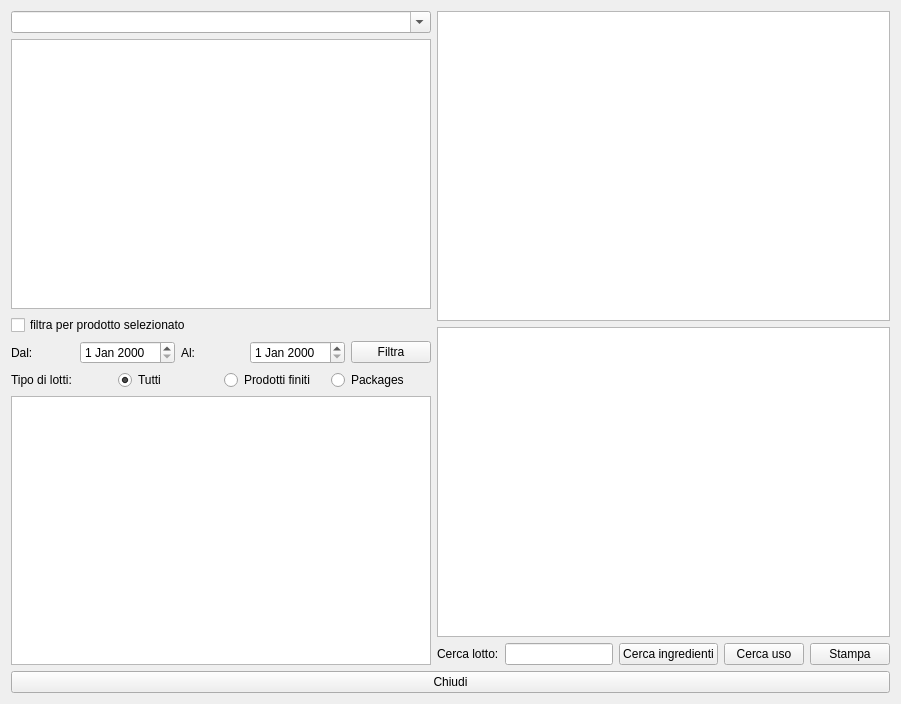
<?xml version="1.0" encoding="UTF-8"?>
<ui version="4.0">
 <class>HAnalisi</class>
 <widget class="QWidget" name="HAnalisi">
  <property name="windowModality">
   <enum>Qt::NonModal</enum>
  </property>
  <property name="geometry">
   <rect>
    <x>0</x>
    <y>0</y>
    <width>901</width>
    <height>704</height>
   </rect>
  </property>
  <property name="contextMenuPolicy">
   <enum>Qt::CustomContextMenu</enum>
  </property>
  <property name="windowTitle">
   <string>Analisi</string>
  </property>
  <property name="windowIcon">
   <iconset resource="icons.qrc">
    <normaloff>:/Resources/Chart.PNG</normaloff>:/Resources/Chart.PNG</iconset>
  </property>
  <layout class="QVBoxLayout" name="verticalLayout_4">
   <item>
    <layout class="QVBoxLayout" name="verticalLayout_3">
     <item>
      <layout class="QHBoxLayout" name="horizontalLayout_5">
       <item>
        <layout class="QVBoxLayout" name="verticalLayout_2">
         <item>
          <widget class="QComboBox" name="cbClienti">
           <property name="editable">
            <bool>true</bool>
           </property>
           <property name="currentIndex">
            <number>-1</number>
           </property>
          </widget>
         </item>
         <item>
          <widget class="QTableView" name="tvYearlyProduction">
           <property name="contextMenuPolicy">
            <enum>Qt::ActionsContextMenu</enum>
           </property>
           <property name="alternatingRowColors">
            <bool>true</bool>
           </property>
           <property name="selectionMode">
            <enum>QAbstractItemView::SingleSelection</enum>
           </property>
           <property name="selectionBehavior">
            <enum>QAbstractItemView::SelectRows</enum>
           </property>
          </widget>
         </item>
         <item>
          <widget class="QCheckBox" name="checkBox">
           <property name="text">
            <string>filtra per prodotto selezionato</string>
           </property>
           <property name="checked">
            <bool>false</bool>
           </property>
          </widget>
         </item>
         <item>
          <layout class="QHBoxLayout" name="horizontalLayout">
           <item>
            <widget class="QLabel" name="label_2">
             <property name="text">
              <string>Dal:</string>
             </property>
            </widget>
           </item>
           <item>
            <widget class="QDateEdit" name="deFrom"/>
           </item>
           <item>
            <widget class="QLabel" name="label">
             <property name="text">
              <string>Al:</string>
             </property>
            </widget>
           </item>
           <item>
            <widget class="QDateEdit" name="deTo"/>
           </item>
           <item>
            <widget class="QPushButton" name="pushButton">
             <property name="text">
              <string>Filtra</string>
             </property>
             <property name="icon">
              <iconset resource="icons.qrc">
               <normaloff>:/Resources/Search.PNG</normaloff>:/Resources/Search.PNG</iconset>
             </property>
            </widget>
           </item>
          </layout>
         </item>
         <item>
          <layout class="QHBoxLayout" name="horizontalLayout_2">
           <item>
            <widget class="QLabel" name="label_4">
             <property name="text">
              <string>Tipo di lotti:</string>
             </property>
            </widget>
           </item>
           <item>
            <widget class="QRadioButton" name="rbAll">
             <property name="text">
              <string>Tutti</string>
             </property>
             <property name="checked">
              <bool>true</bool>
             </property>
            </widget>
           </item>
           <item>
            <widget class="QRadioButton" name="rbProdottifiniti">
             <property name="text">
              <string>Prodotti finiti</string>
             </property>
             <property name="checked">
              <bool>false</bool>
             </property>
            </widget>
           </item>
           <item>
            <widget class="QRadioButton" name="rbPackages">
             <property name="text">
              <string>Packages</string>
             </property>
             <property name="checked">
              <bool>false</bool>
             </property>
            </widget>
           </item>
          </layout>
         </item>
         <item>
          <widget class="QTableView" name="tvLots">
           <property name="contextMenuPolicy">
            <enum>Qt::CustomContextMenu</enum>
           </property>
           <property name="alternatingRowColors">
            <bool>true</bool>
           </property>
           <property name="selectionMode">
            <enum>QAbstractItemView::SingleSelection</enum>
           </property>
           <property name="selectionBehavior">
            <enum>QAbstractItemView::SelectRows</enum>
           </property>
           <attribute name="verticalHeaderVisible">
            <bool>false</bool>
           </attribute>
           <attribute name="verticalHeaderHighlightSections">
            <bool>false</bool>
           </attribute>
          </widget>
         </item>
        </layout>
       </item>
       <item>
        <layout class="QVBoxLayout" name="verticalLayout">
         <item>
          <widget class="QTableView" name="tvComp">
           <property name="contextMenuPolicy">
            <enum>Qt::CustomContextMenu</enum>
           </property>
           <property name="alternatingRowColors">
            <bool>true</bool>
           </property>
           <property name="selectionMode">
            <enum>QAbstractItemView::SingleSelection</enum>
           </property>
           <property name="selectionBehavior">
            <enum>QAbstractItemView::SelectRows</enum>
           </property>
           <attribute name="verticalHeaderVisible">
            <bool>false</bool>
           </attribute>
          </widget>
         </item>
         <item>
          <widget class="QTableView" name="tvNarrow">
           <property name="contextMenuPolicy">
            <enum>Qt::ActionsContextMenu</enum>
           </property>
           <property name="alternatingRowColors">
            <bool>true</bool>
           </property>
           <property name="selectionMode">
            <enum>QAbstractItemView::SingleSelection</enum>
           </property>
           <property name="selectionBehavior">
            <enum>QAbstractItemView::SelectRows</enum>
           </property>
           <property name="sortingEnabled">
            <bool>true</bool>
           </property>
           <property name="cornerButtonEnabled">
            <bool>false</bool>
           </property>
           <attribute name="verticalHeaderVisible">
            <bool>false</bool>
           </attribute>
          </widget>
         </item>
         <item>
          <layout class="QHBoxLayout" name="horizontalLayout_4">
           <item>
            <widget class="QLabel" name="label_5">
             <property name="text">
              <string>Cerca lotto:</string>
             </property>
            </widget>
           </item>
           <item>
            <widget class="QLineEdit" name="leLot">
             <property name="clearButtonEnabled">
              <bool>true</bool>
             </property>
            </widget>
           </item>
           <item>
            <widget class="QPushButton" name="pushButton_4">
             <property name="text">
              <string>Cerca ingredienti</string>
             </property>
             <property name="icon">
              <iconset resource="icons.qrc">
               <normaloff>:/Resources/App-ark-2-icon.png</normaloff>:/Resources/App-ark-2-icon.png</iconset>
             </property>
            </widget>
           </item>
           <item>
            <widget class="QPushButton" name="pushButton_5">
             <property name="text">
              <string>Cerca uso</string>
             </property>
             <property name="icon">
              <iconset resource="icons.qrc">
               <normaloff>:/Resources/Search.PNG</normaloff>:/Resources/Search.PNG</iconset>
             </property>
            </widget>
           </item>
           <item>
            <widget class="QPushButton" name="pbPrint">
             <property name="text">
              <string>Stampa</string>
             </property>
             <property name="icon">
              <iconset resource="icons.qrc">
               <normaloff>:/Resources/Printer-icon.png</normaloff>:/Resources/Printer-icon.png</iconset>
             </property>
            </widget>
           </item>
          </layout>
         </item>
        </layout>
       </item>
      </layout>
     </item>
     <item>
      <layout class="QHBoxLayout" name="horizontalLayout_3">
       <item>
        <widget class="QPushButton" name="pushButton_3">
         <property name="text">
          <string>Chiudi</string>
         </property>
         <property name="icon">
          <iconset resource="icons.qrc">
           <normaloff>:/Resources/Actions-window-close-icon.png</normaloff>:/Resources/Actions-window-close-icon.png</iconset>
         </property>
        </widget>
       </item>
      </layout>
     </item>
    </layout>
   </item>
  </layout>
 </widget>
 <resources>
  <include location="icons.qrc"/>
 </resources>
 <connections>
  <connection>
   <sender>tvLots</sender>
   <signal>customContextMenuRequested(QPoint)</signal>
   <receiver>HAnalisi</receiver>
   <slot>doMenu()</slot>
   <hints>
    <hint type="sourcelabel">
     <x>279</x>
     <y>496</y>
    </hint>
    <hint type="destinationlabel">
     <x>3</x>
     <y>392</y>
    </hint>
   </hints>
  </connection>
 </connections>
 <slots>
  <slot>doMenu()</slot>
 </slots>
</ui>
